Frame 1 (no input): blank canvas, image omitted
Frame 60 (the mouse pressed at the canvas centre just before this capture): blank canvas, image omitted
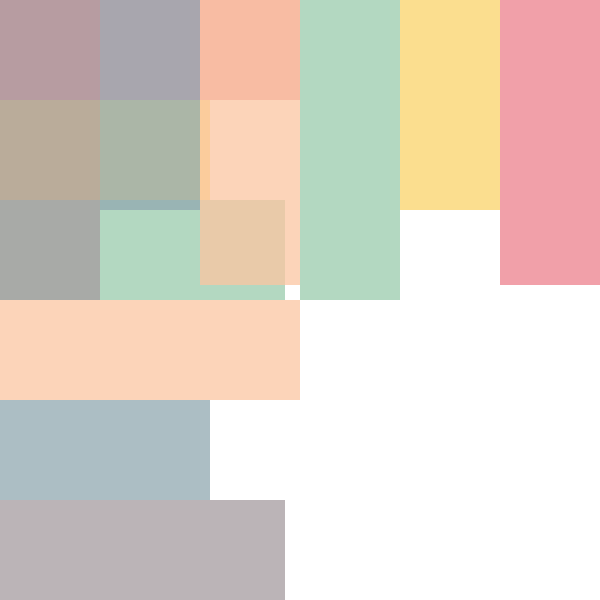
Frame 120 (the mouse held since frame 60 and released just before this capture)

The Processing sketch whose frames 1 and 60 were blank and that drew this single picture after the mouse press (run headless with seeded random() and noise(); from frame 60 on, the mouse is pressed at the canvas centre):

// Processing sketch: processing_133816
// ── processing_133816.pde

// Draw code here
 
void setup() {
  size(600,600);
  smooth();
}
 
void draw() {
   
  float strok1 = mouseX;
  float strok2 = mouseY;
  float strok3 = 0.7*mouseX;
  float strok4 = 0.7*mouseY;
  float strok5 = 0.95*mouseX;
  float strok6 = 0.95*mouseY;
 
  background(255);
 noStroke();

 //horizontal
  fill(236, 127, 140, 190);
  rect(0, 0, strok1, 100);
  
  fill(249, 211, 105, 190);
  rect(0, 100, strok3, 100);
  
  fill(153, 202, 172, 190);
  rect(0, 200, strok5, 100);
  
  fill(251, 197, 161, 190);
  rect(0, 300, strok1, 100);
  
  fill(144, 168, 176, 190);
  rect(0, 400, strok3, 100);
  
  fill(164, 154, 158, 190);
  rect(0, 500, strok5, 100);
  
  //vertical

  fill(236, 127, 140, 190);
  rect(500, 0, 100, strok6);
  
  fill(249, 211, 105, 190);
  rect(400, 0, 100, strok4);
  
  fill(153, 202, 172, 190);
  rect(300, 0, 100, strok2);
  
  fill(251, 197, 161, 190);
  rect(200, 0, 100, strok6);
  
  fill(144, 168, 176, 190);
  rect(100, 0, 100, strok4);
  
  fill(164, 154, 158, 190);
  rect(0, 0, 100, strok2);
}
